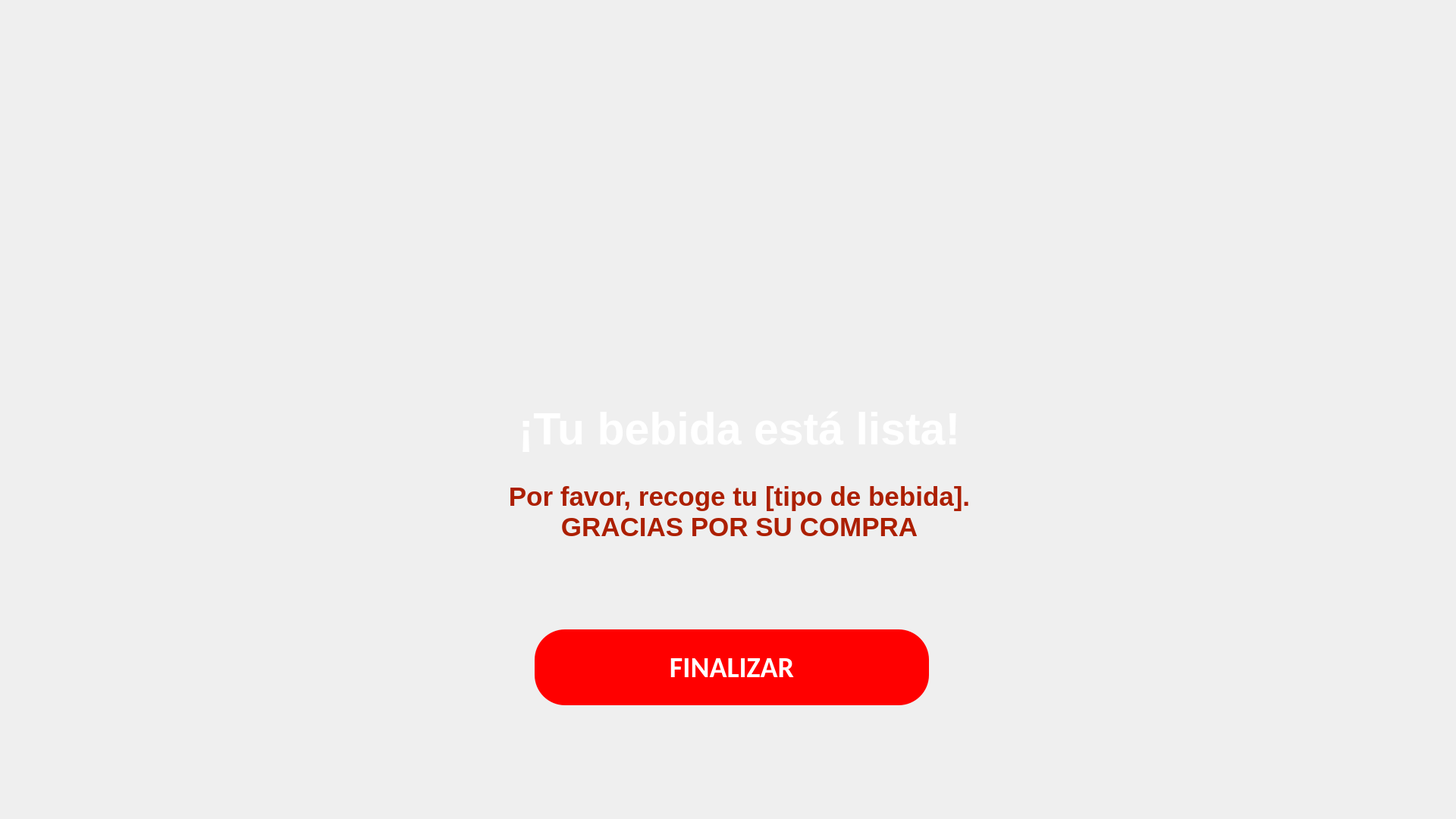
<?xml version="1.0" encoding="UTF-8"?>
<ui version="4.0">
 <class>MainWindow</class>
 <widget class="QMainWindow" name="MainWindow">
  <property name="geometry">
   <rect>
    <x>0</x>
    <y>0</y>
    <width>1920</width>
    <height>1080</height>
   </rect>
  </property>
  <property name="windowTitle">
   <string>MainWindow</string>
  </property>
  <property name="styleSheet">
   <string notr="true">QWidget {
    background: qlineargradient(
        spread:pad, x1:0, y1:0, x2:1, y2:0,
        stop:0 rgba(255, 220, 150, 255), /* Color claro, hacia la izquierda */
        stop:1 rgba(230, 134, 60, 255)  /* Color naranja oscuro, hacia la derecha */
    );

}
</string>
  </property>
  <widget class="QWidget" name="centralwidget">
   <widget class="QLabel" name="gifbebidaFin">
    <property name="geometry">
     <rect>
      <x>810</x>
      <y>140</y>
      <width>350</width>
      <height>350</height>
     </rect>
    </property>
    <property name="styleSheet">
     <string notr="true">QLabel{
background: none;
}</string>
    </property>
    <property name="text">
     <string/>
    </property>
   </widget>
   <widget class="QLabel" name="bebListo">
    <property name="geometry">
     <rect>
      <x>625</x>
      <y>505</y>
      <width>700</width>
      <height>120</height>
     </rect>
    </property>
    <property name="styleSheet">
     <string notr="true">QLabel {
    font-family: &quot;Calibri&quot;;         /* Fuente Calibri */
    font-size: 44pt;                /* Tamaño de 20pt */
    color: white;                 /* Color rojo oscuro especificado */
    font-weight: bold;            /* Normal, ajusta a bold si necesitas */
    text-align: center;               /* Alineación izquierda, cámbialo a center si es necesario */
	background: none;
}
</string>
    </property>
    <property name="text">
     <string>¡Tu bebida está lista!</string>
    </property>
    <property name="alignment">
     <set>Qt::AlignCenter</set>
    </property>
   </widget>
   <widget class="QLabel" name="gracias">
    <property name="geometry">
     <rect>
      <x>575</x>
      <y>600</y>
      <width>800</width>
      <height>150</height>
     </rect>
    </property>
    <property name="styleSheet">
     <string notr="true">QLabel {
    font-family: &quot;Calibri&quot;;         /* Fuente Calibri */
    font-size: 26pt;                /* Tamaño de 20pt */
    color: #AC1F01;                 /* Color rojo oscuro especificado */
    font-weight: bold;            /* Normal, ajusta a bold si necesitas */
    text-align: center;               /* Alineación izquierda, cámbialo a center si es necesario */
	background: none;
}
</string>
    </property>
    <property name="text">
     <string>Por favor, recoge tu [tipo de bebida].
GRACIAS POR SU COMPRA</string>
    </property>
    <property name="alignment">
     <set>Qt::AlignCenter</set>
    </property>
   </widget>
   <widget class="QPushButton" name="btnFin">
    <property name="geometry">
     <rect>
      <x>705</x>
      <y>830</y>
      <width>520</width>
      <height>100</height>
     </rect>
    </property>
    <property name="sizePolicy">
     <sizepolicy hsizetype="Expanding" vsizetype="Expanding">
      <horstretch>0</horstretch>
      <verstretch>0</verstretch>
     </sizepolicy>
    </property>
    <property name="styleSheet">
     <string notr="true">QPushButton {
    background-color: #FF0000;
    color: white;                /* Texto blanco */
    font-family: Calibri;         /* Fuente Calibri */
    font-size: 38px;              /* Tamaño de la fuente */
    font-weight: bold;  
    border-radius: 40px;          /* Bordes redondeados */
    padding: 10px 20px;           /* Espaciado interno para agrandar el botón */
}

QPushButton:hover {
   background-color: #D20000;     /* Color de fondo al pasar el mouse */
}</string>
    </property>
    <property name="text">
     <string>FINALIZAR</string>
    </property>
   </widget>
  </widget>
 </widget>
 <resources/>
 <connections/>
</ui>
